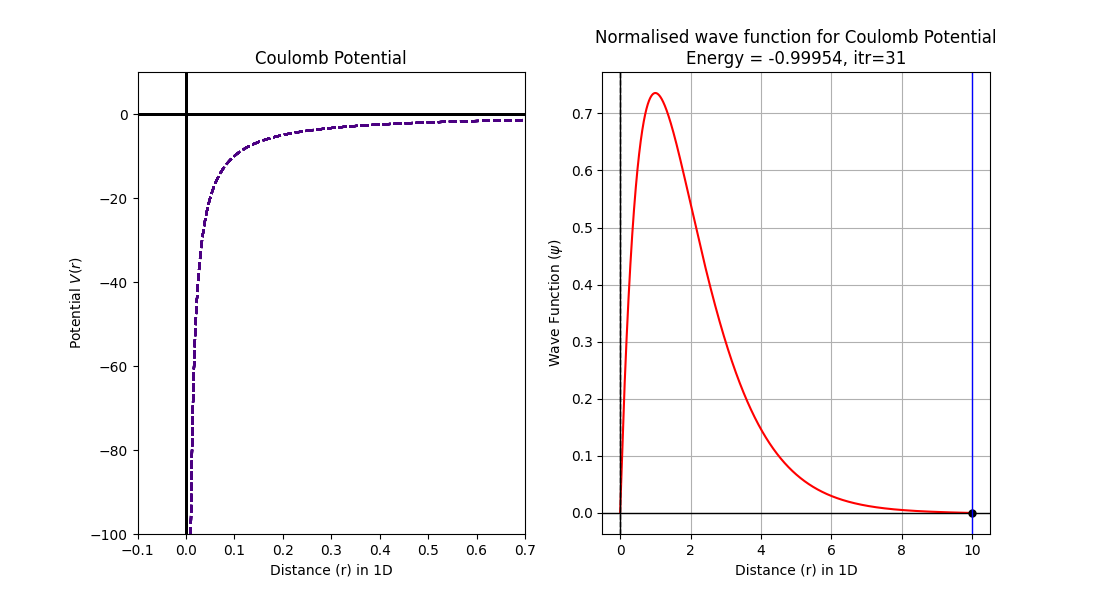

Write the Python code that produced this figure.
#Solution of Schrodinger's 1D wave equation for Coulomb potential
#Modified Euler Method (Euler Method gives bad solution)

import numpy as np
import matplotlib.pyplot as plt
from scipy.integrate import simpson


#Define the dimensionless potential
def V(r):
    return -1/r

#Define the dimensionless reduced Time Independent Schrodinger Equation
#y=psi/r, psi is wavefunction
def psi(r,y,u,E):
    f=-2*(E/2-V(r))*y
    return f

def phi(r,y,u):
	return u
   
#Boundary conditions for a wave function
#Boundary Conditions for a wave function 
#Large end point to capture many Coulomb Potential states before infinite well states (positive energies) take over when the system actually responds to the finite boundary conditions for higher excited states
#Larger the boundary, more tolerance required for wavefunction to converge
#Larger the boundary, more error accumulates in RK2 Method which shifts all energy levels
r0,y0,rn,yn=1e-5,0,10,0
#r0,y0,rn,yn=1e-12,0,200,0
n=10000

#Modified Euler method (RK2) with shooting parameter E as energy
def Coulomb(E):
    alpha=0.001          #Initial derivative (can be anything as it doesn't control the solution after normalization)
    r,y,u,R,Y,U=r0,y0,alpha,[r0],[y0],[alpha]
    h=(rn-r0)/n
    for i in range(0,n):   
        y_old=y
        u_old=u
        y=y+h*u
        y_old1=y
        u=u+h*psi(r,y,u,E)
        y=y_old+0.5*h*(phi(r,y_old,u_old)+phi(r+h,y,u))
        u=u_old+0.5*h*(psi(r,y_old,u_old,E)+psi(r+h,y_old1,u,E))
        r=r+h
        R.append(r)
        Y.append(y)
        U.append(u)
    return R,Y,U


#Guessing energy value from plot
#Energies are negative (-1/n**2) with maximum value of -1.0 (scaled system) for the Coulomb Potential
energies=np.arange(-1.2,0,0.002)
H=[]
for i in energies:
    hits=Coulomb(i)[1][-1]
    H.append(hits)
    
plt.plot(energies,H,'b-')
plt.axhline(color='black',lw=1)
plt.axvline(color='black',lw=1)
plt.xlabel('Energy')
plt.ylabel('End-point')
plt.ylim(-0.021,0.022)
plt.minorticks_on()
plt.grid(which='minor',color='green',ls='--')
plt.savefig('/home/tux_blue/Desktop/GitHub/Computational-Physics-UG/Application to some physics problems/Scrodinger Equation/TISE/Euler Method/Primitive Method/Python Files/Coulomb_hits.png')
plt.show()



#Bisection method for proper choice of energy
while True:
    E1=eval(input('Enter the 1st guess of energy : '))
    E2=eval(input('Enter the 2nd guess of energy : '))
    if Coulomb(E1)[1][-1]*Coulomb(E2)[1][-1]<0:
        break
    print('Energy does not exist between the guesses\nEnter new guesses')

itr=0.0
plt.figure(figsize=(11,6)) 
while True:
    E3=(E1+E2)/2
    if Coulomb(E3)[1][-1]==0:
        break
    if Coulomb(E1)[1][-1]*Coulomb(E3)[1][-1]>0:
        E1=E3
    else:
        E2=E3
    itr=itr+1
    acc=abs(E1-E2)
    if acc<0.0000000001:
        break
       
#Normalisation of wave function
    N=1/np.sqrt(simpson(np.array(Coulomb(E3)[1])*np.array(Coulomb(E3)[1]),x=np.array(Coulomb(E3)[0])))
    solution=N*np.array(Coulomb(E3)[1])

#Plotting and printing
    plt.subplot(121)
    r=np.array(Coulomb(E3)[0])
    plt.plot(r,V(r),'--',color='indigo')
    plt.ylabel(r'Potential $V(r)$')
    plt.xlabel('Distance (r) in 1D')
    plt.title('Coulomb Potential')
    plt.xlim(-0.1,0.7)
    plt.ylim(-100,10)
    plt.axhline(color='black',lw=1)
    plt.axvline(color='black',lw=1)
    
    plt.subplot(122)
    plt.cla()
    plt.plot(r,solution,'r',lw=1.5)
    plt.plot(Coulomb(E3)[0][-1],Coulomb(E3)[1][-1],'o',color='black',ms=5)
    plt.title('Normalised wave function for Coulomb Potential\n'+r'Energy =%9.5f, itr=%2i'%(E3,itr))
    plt.xlabel('Distance (r) in 1D')
    plt.ylabel(r'Wave Function ($\psi$)')
    plt.axhline(color='black',lw=1)
    plt.axvline(color='black',lw=1)
    plt.axvline(x=r0,color='black',lw=1,ls='--')
    plt.axvline(x=rn,color='blue',lw=1)
    plt.grid()
    plt.pause(0.5)

plt.savefig('/home/tux_blue/Desktop/GitHub/Computational-Physics-UG/Application to some physics problems/Scrodinger Equation/TISE/Euler Method/Primitive Method/Python Files/Coulomb.png')
plt.show()
print('The energy satisfying the boundary condition is',13.6*E3,'eV')
        
